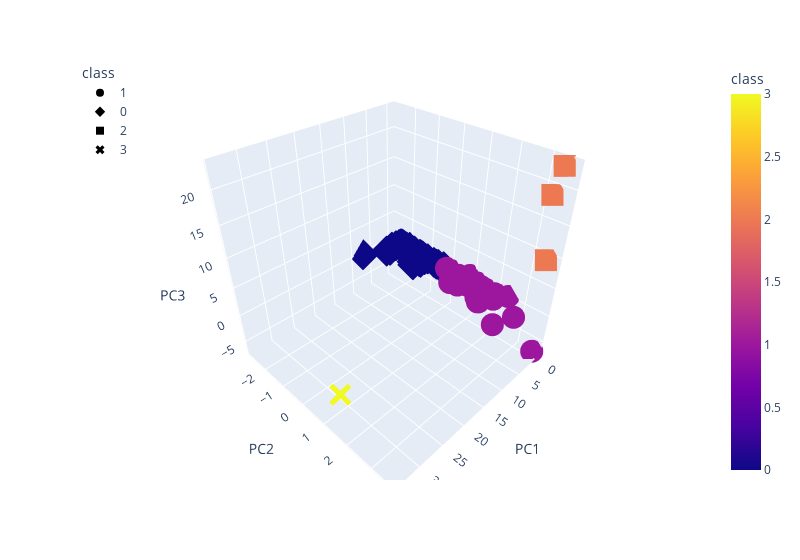

The code cell stored with this chart in its notebook:
### Markdown cell above
### Deliverable 4: Visualizing Cryptocurrencies Results

#### 3D-Scatter with Clusters

### Code cell
# Creating a 3D-Scatter with the PCA data and the clusters
fig = px.scatter_3d(clustered_df, x="PC1", 
                    y="PC2", 
                    z="PC3", 
                    color="class", 
                    symbol="class",
                    hover_name = "CoinName",
                    #hover_data = "Algorithm",
                    width=800)
fig.update_layout(legend=dict(x=0,y=1))
fig.show()

### Figure 1 — Plotly figure (JSON) as saved in the notebook; plotly's stock layout.template omitted (floating-point values rounded to 4 significant figures; data arrays with more than 128 entries replaced by an {"elided": "..."} marker saying what was removed)
{"data": [{"hovertemplate": "<b>%{hovertext}</b><br><br>class=%{marker.color}<br>PC1=%{x}<br>PC2=%{y}<br>PC3=%{z}<extra></extra>", "hovertext": {"elided": "289 str values"}, "legendgroup": "1", "marker": {"color": {"elided": "289 int values"}, "coloraxis": "coloraxis", "symbol": "circle"}, "mode": "markers", "name": "1", "scene": "scene", "showlegend": true, "type": "scatter3d", "x": {"elided": "289 float values"}, "y": {"elided": "289 float values"}, "z": {"elided": "289 float values"}}, {"hovertemplate": "<b>%{hovertext}</b><br><br>class=%{marker.color}<br>PC1=%{x}<br>PC2=%{y}<br>PC3=%{z}<extra></extra>", "hovertext": {"elided": "239 str values"}, "legendgroup": "0", "marker": {"color": {"elided": "239 int values"}, "coloraxis": "coloraxis", "symbol": "diamond"}, "mode": "markers", "name": "0", "scene": "scene", "showlegend": true, "type": "scatter3d", "x": {"elided": "239 float values"}, "y": {"elided": "239 float values"}, "z": {"elided": "239 float values"}}, {"hovertemplate": "<b>%{hovertext}</b><br><br>class=%{marker.color}<br>PC1=%{x}<br>PC2=%{y}<br>PC3=%{z}<extra></extra>", "hovertext": ["LitecoinCash", "Poa Network", "Acute Angle Cloud"], "legendgroup": "2", "marker": {"color": [2, 2, 2], "coloraxis": "coloraxis", "symbol": "square"}, "mode": "markers", "name": "2", "scene": "scene", "showlegend": true, "type": "scatter3d", "x": [-0.3732, -0.3553, -0.3105], "y": [3.471, 3.299, 3.501], "z": [23.01, 18.91, 9.596]}, {"hovertemplate": "<b>%{hovertext}</b><br><br>class=%{marker.color}<br>PC1=%{x}<br>PC2=%{y}<br>PC3=%{z}<extra></extra>", "hovertext": ["BitTorrent"], "legendgroup": "3", "marker": {"color": [3], "coloraxis": "coloraxis", "symbol": "x"}, "mode": "markers", "name": "3", "scene": "scene", "showlegend": true, "type": "scatter3d", "x": [34.04], "y": [1.661], "z": [-0.03675]}], "layout": {"coloraxis": {"colorbar": {"title": {"text": "class"}}, "colorscale": [[0, "#0d0887"], [0.1111, "#46039f"], [0.2222, "#7201a8"], [0.3333, "#9c179e"], [0.4444, "#bd3786"], [0.5556, "#d8576b"], [0.6667, "#ed7953"], [0.7778, "#fb9f3a"], [0.8889, "#fdca26"], [1, "#f0f921"]]}, "legend": {"title": {"text": "class"}, "tracegroupgap": 0, "x": 0, "y": 1}, "margin": {"t": 60}, "scene": {"domain": {"x": [0, 1], "y": [0, 1]}, "xaxis": {"title": {"text": "PC1"}}, "yaxis": {"title": {"text": "PC2"}}, "zaxis": {"title": {"text": "PC3"}}}, "width": 800}}
